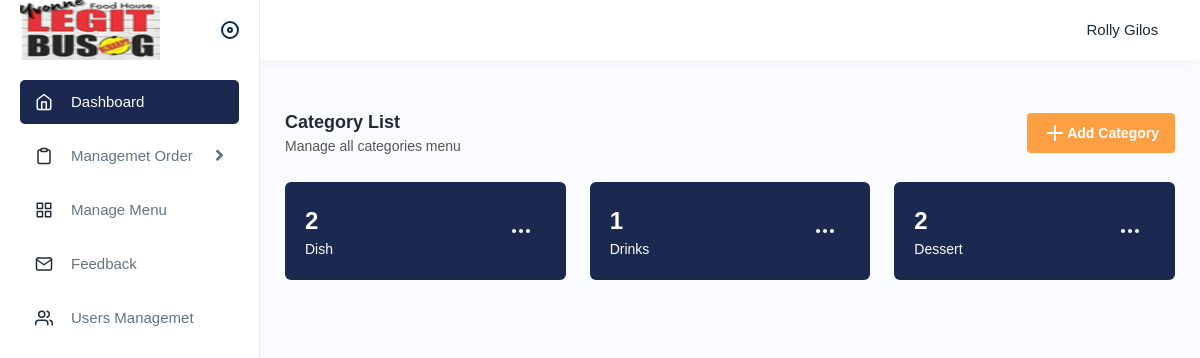
Page /v1/cat/list (signed in) on the committed database.
### main/models.py (models this page shows, shortened)
class Category(models.Model):
    user = models.ForeignKey(User, on_delete=models.SET_NULL, null=True)
    category_name = models.CharField(max_length=100, null=False)
    img = models.ImageField(upload_to='category', null=True)
    timestamp = models.DateTimeField(default=now)

### main/decorators.py (the view)
        def wrapper_func(response, *args, **kwargs):
            group = None
            if response.user.groups.exists():
                group = response.user.groups.all()[0].name
                if group in allowed_roles:
                    return view_func(response, *args, **kwargs)
                else:
                    return HttpResponse('You are not authorize to view this page')
            return HttpResponse('You are not authorize to view this page')

### main/views.py (called while the page is built, shortened)
@login_required
@allowed_users(allowed_roles=['admin'])
def adminCatList(request):
    cat = Category.objects.all()
    category_product_counts = {}
    for category in cat:
        product_count = ProductInfo.objects.filter(
            category=category.category_name).count()
        category_product_counts[category.category_name] = product_count
    return render(request, 'main/admin/categorylist.html', {
        'cat': cat,
        'category_product_counts': category_product_counts,
    })  # Admin

### main/templates/main/admin/categorylist.html (shortened to what this page needs)
{% extends '../admin-layout.html' %}
{% block content %}
<div class="content">
    {% load static %}
    <div class="page-header">
        <div class="page-title">
            <h4>Category List</h4>
            <h6>Manage all categories menu</h6>
        </div>
        <div class="page-btn">
            <a class="btn btn-added" data-bs-toggle="modal" id="" data-bs-target="#add"><i data-feather="plus"></i>Add
                Category</a>
        </div>
    </div>
    <div class="row">
        {% for c in cat %}
        <div class="col-lg-4 col-sm-6 col-12">
            <div class="dash-count das2">
                <div class="dash">
                    {% for key, value in category_product_counts.items %}
                    {% if key == c.category_name %}
                    <h4>{{ value }}</h4>
                    {% endif %}
                    {% endfor %}
                    <h5>{{ c.category_name }}</h5>
                </div>
                <div class="flex">
                    <div class="dropdown">
                        <button class="btn btn-das2 text-white" type="button" id="dropdownMenuButton1"
                                data-bs-toggle="dropdown" aria-expanded="false">
                            <i data-feather="more-horizontal"></i>
                        </button>
                    </div>
                </div>
            </div>
        </div>
        {% endfor %}
    </div>
</div>
{% endblock %}

### main/templates/main/admin-layout.html (shortened to what this page needs)
{% load static %}
<html>
<head>
    <link rel="stylesheet" href="{% static 'vendor/css/bootstrap.min.css' %}">
    <link rel="stylesheet" href="{% static 'vendor/css/animate.css' %}">
    <link rel="stylesheet" href="{% static 'vendor/css/dataTables.bootstrap4.min.css' %}">
    <link rel="stylesheet" href="{% static 'vendor/plugins/fontawesome/css/fontawesome.min.css' %}">
    <link rel="stylesheet" href="{% static 'vendor/plugins/fontawesome/css/all.min.css' %}">
    <link rel="stylesheet" href="{% static 'vendor/css/style.css' %}">
</head>
<body>
    <div class="main-wrapper">
        <div class="header">
            <div class="header-left active" style="overflow:hidden">
                <a href="{% url 'admin.index' %}" class="logo">
                    <img src="{% static 'img/logo-small.jpg' %}" alt="">
                </a>
                <a id="toggle_btn" href="javascript:void(0);">
                </a>
            </div>
            <ul class="nav user-menu">
                <li class="nav-item dropdown has-arrow main-drop">
                    <a href="javascript:void(0);" class="dropdown-toggle nav-link userset" data-bs-toggle="dropdown">
                        <small class="p-2">{{ user.first_name | title }} {{ user.last_name | title}}</small>
                    </a>
                </li>
            </ul>
        </div>
        <div class="sidebar" id="sidebar">
            <div class="sidebar-inner slimscroll">
                <div id="sidebar-menu" class="sidebar-menu">
                    <ul>
                        <li class="active"><a href="{% url 'admin.index' %}"><i class="me-2"
                                   data-feather="home"></i><span>Dashboard</span></a></li>
                        <li class="submenu">
                            <a href="javascript:void(0);" class=""><i class="me-2"
                                   data-feather="clipboard"></i><span>Managemet Order</span> <span
                                      class="menu-arrow"></span></a>
                        </li>
                        <li class=""><a href="{% url 'admin_cat_list' %}"><i class="me-2"
                                   data-feather="grid"></i><span>Manage Menu</span></a></li>
                        <li class=""><a href="{% url 'admin_feedback_list' %}"><i class="me-2"
                                   data-feather="mail"></i><span>Feedback</span></a></li>
                        <li class=""><a href="{% url 'admin_account_list' %}"><i class="me-2"
                                   data-feather="users"></i><span>Users
                                    Managemet</span></a></li>
                    </ul>
                </div>
            </div>
        </div>
        <main class="py-4">
            <div class="page-wrapper">
                {% block content %}
                {% endblock %}
            </div>
        </main>
    </div>
</body>
</html>

### main/templates/main/admin-layout.html (style rules this page uses)
.logo img { height: 60px; }

### rows in the picture
Category: category_product_counts "2", category_name "Dish"
Category: category_product_counts "1", category_name "Drinks"
Category: category_product_counts "2", category_name "Dessert"

### other values in the picture
{{ user.first_name | title }} "Rolly"
{{ user.last_name | title }} "Gilos"
